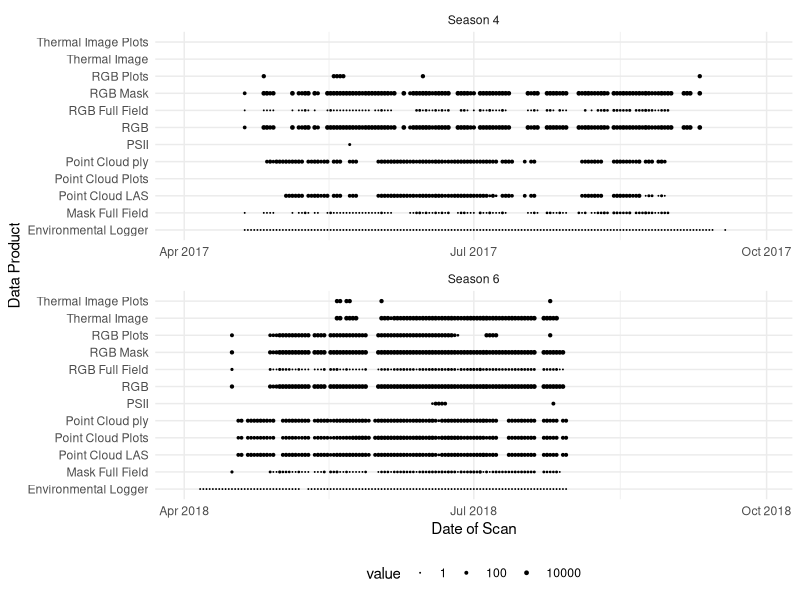

Write R code to recreate this figure.
## ---- chunk 1
library(dplyr)
library(ggplot2)
library(tidyr)
library(readr)
sensors <- readr::read_csv('metadata/sensor_products.csv', skip = 1,
                           col_names = c("season", "date", "RGB", "RGB Mask", "RGB Plots", "RGB Full Field", "Mask Full Field", "Thermal Image", "Thermal Image Plots", "Point Cloud ply", "Point Cloud LAS", "Point Cloud Plots", "PSII", "Environmental Logger"),
                          col_types = list(col_integer(), col_date(format = "%D"), col_integer(), col_integer(), col_integer(), col_integer(), col_integer(), col_integer(), col_integer(), col_integer(), col_integer(), col_integer(), col_integer(), col_integer()))
sensors_long <- sensors %>% 
  pivot_longer(cols = `RGB`:`Environmental Logger`) %>% 
  mutate(#value = ifelse(value == 0, NA, value), 
         season = paste("Season", season))

# dummy rows to get equal date axes
sensors_long <- rbind(sensors_long,
      data.frame(season = c("Season 4", "Season 4", "Season 6", "Season 6"),
           date = lubridate::ymd(c('2017-04-01', '2017-09-30', '2018-04-01', '2018-09-30')),
           name = "RGB", value = 0))


## ---- chunk 2

ggplot(data = sensors_long) + 
  geom_point(aes(date, name, size = value)) +
  #scale_alpha(name = "Number of files", trans = 'log10') + #, breaks = 10^(0:4))+
  scale_size_area(trans = 'log10', max_size = 1)+#, breaks = 10^(0:4)) +
  scale_x_date(date_labels = '%b %Y') +
  facet_wrap(~season, scales = 'free', ncol = 1) +
  ylab("Data Product") +
  xlab("Date of Scan") +
 # ggthemes::theme_tufte() + 
  theme_minimal() +
  theme(legend.position = "bottom")
